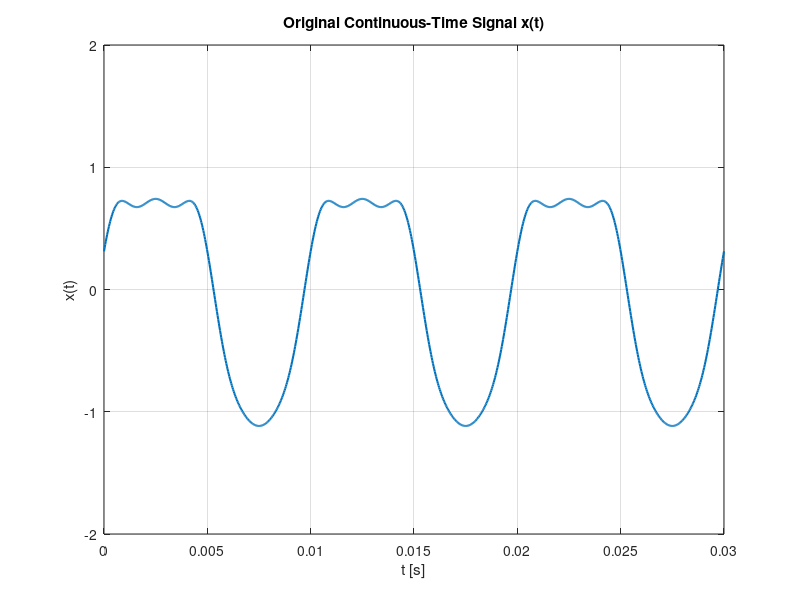
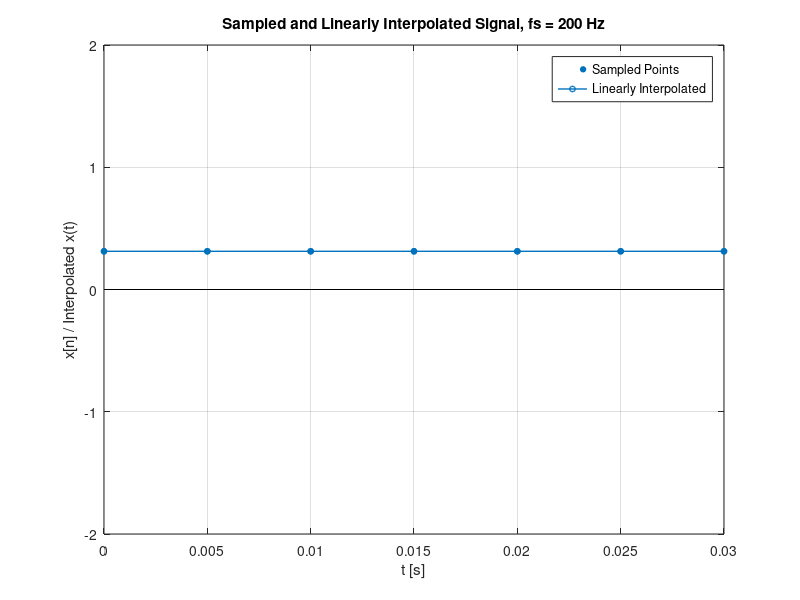
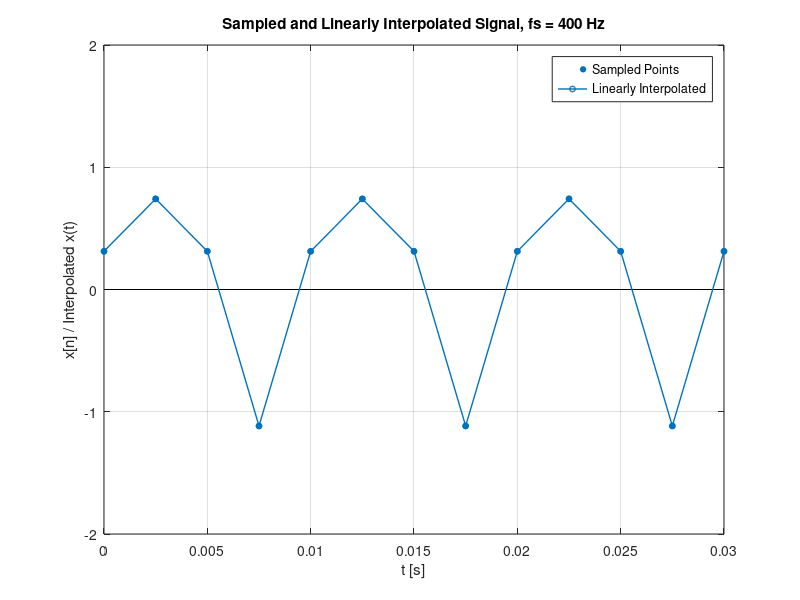
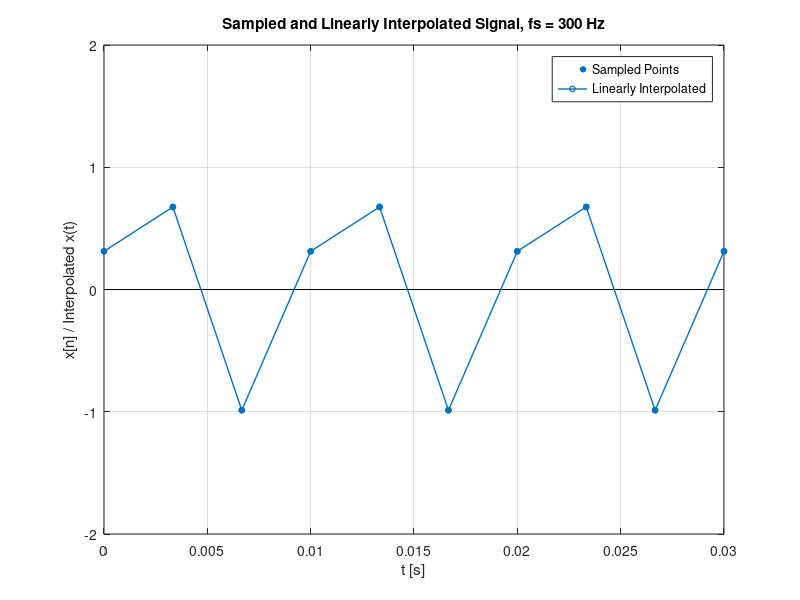

Here is the MATLAB script that generated these plots, in order:
% Define the continuous-time signal x(t) as an anonymous function
% x(t) = cos(200*pi*t) + (1/2)*sin(400*pi*t) + (1/3)*cos(600*pi*t) + (1/4)*sin(800*pi*t) + (1/5)*cos(1000*pi*t)
% xt = @(t) cos(200*pi*t) + (1/2)*sin(400*pi*t) + (1/3)*cos(600*pi*t) + (1/4)*sin(800*pi*t) + (1/5)*cos(1000*pi*t);
% testing another signal
xt = @(t) sin(200*pi*t) + (1/4)*cos(400*pi*t) + (1/9)*sin(600*pi*t) + (1/16)*cos(800*pi*t) + (1/25)*sin(1000*pi*t);

% Define the time range for plotting (matching the example)
t_end = 0.03; % seconds

% --- Optional: Plot the original continuous-time signal for reference ---
figure; % Create a new figure window for the original signal
t_continuous = linspace(0, t_end, 1000); % Create a fine time vector for a smooth plot
plot(t_continuous, xt(t_continuous), 'LineWidth', 1.5);
title('Original Continuous-Time Signal x(t)');
xlabel('t [s]');
ylabel('x(t)');
grid on;
ylim([-2, 2]); % Set y-axis limits similar to the example

% --- Define the sampling frequencies to test ---
% fs_values = [500, 400, 300, 100]; % Hz
fs_values = [200, 400, 300, 100]; % Hz

% --- Loop through each sampling frequency ---
for i = 1:length(fs_values)
    fs = fs_values(i); % Current sampling frequency
    Ts = 1/fs;         % Corresponding sampling period

    % Generate the discrete sampling time instances from 0 to t_end
    tn = 0:Ts:t_end;

    % Calculate the sampled signal values at the sampling instances
    xn = xt(tn);

    % --- Create a new figure for each sampled signal plot ---
    figure;

    % Plot the discrete sampled points using stem
    % 'filled' makes the markers solid
    % 'MarkerSize' controls the size of the markers
    % 'LineStyle', 'none' hides the lines connecting stems to the axis
    stem(tn, xn, 'filled', 'MarkerSize', 4, 'LineStyle', 'none', 'Color', [0 0.4470 0.7410]); % Blue markers

    hold on; % Keep the stem plot when adding the interpolated line

    % Plot the linearly interpolated signal by connecting the sample points
    % '-o' creates a line with circle markers at each sample point
    plot(tn, xn, '-o', 'LineWidth', 1, 'MarkerSize', 4, 'Color', [0 0.4470 0.7410]); % Blue line and markers

    % --- Optional: Plot the original signal outline for comparison ---
    % plot(t_continuous, xt(t_continuous), 'r--', 'LineWidth', 0.5); % Dashed red line

    hold off; % Release the plot hold

    % --- Add labels, title, and formatting ---
    title(['Sampled and Linearly Interpolated Signal, fs = ', num2str(fs), ' Hz']);
    xlabel('t [s]');
    ylabel('x[n] / Interpolated x(t)');
    grid on;
    ylim([-2, 2]); % Match y-axis limits of the original plot
    xlim([0, t_end]); % Ensure x-axis covers the desired time range

    % Add legend (adjust if you uncomment the original signal plot)
    legend('Sampled Points', 'Linearly Interpolated');
    % legend('Sampled Points', 'Linearly Interpolated', 'Original Signal (Reference)'); % Use this if original is plotted

end

disp('Finished generating plots for all sampling frequencies.');
